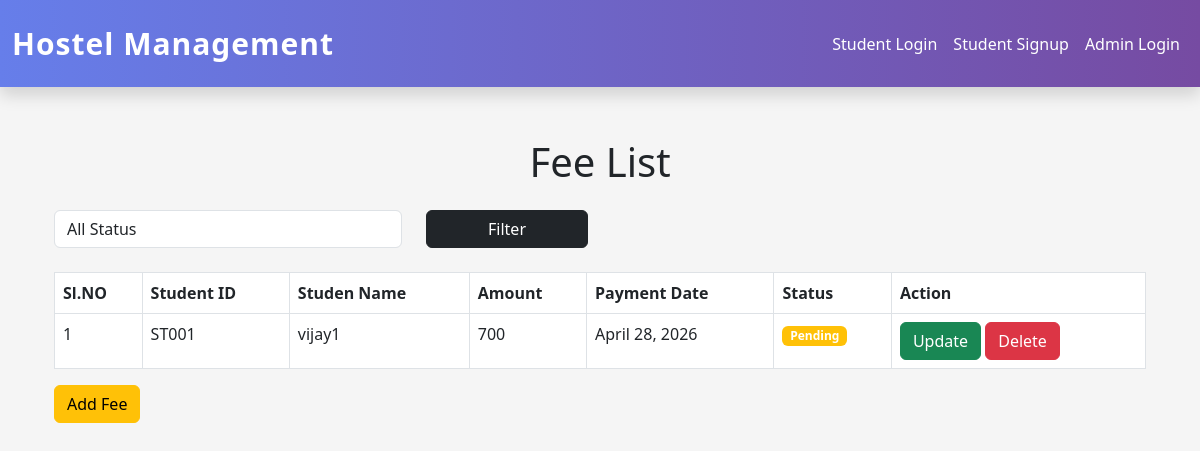
The page /fee-list/ on the database as committed earlier.
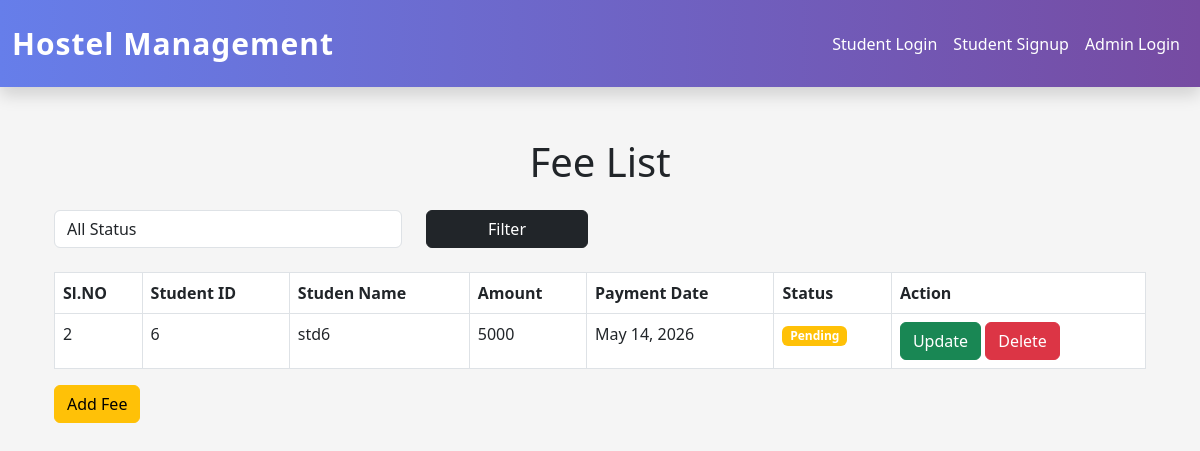
The same page on the database as committed later.
### hostel_app/models.py (models this page shows, shortened)
class Fee(models.Model):
    student = models.ForeignKey(
        Student,
        on_delete=models.CASCADE
    )
    amount = models.IntegerField()
    payment_date = models.DateField()
    status = models.CharField(
        max_length=20
    )

class Student(models.Model):
    student_id = models.CharField(
        max_length=20
    )
    student_name = models.CharField(max_length=100)
    email = models.EmailField(unique=True)
    phone_number = models.CharField(max_length=15)
    course = models.CharField(max_length=100)
    year = models.IntegerField()
    def __str__(self):
        return self.student_name

### hostel_app/views.py (the view)
def fee_list(request):
    fees = Fee.objects.all()
    status = request.GET.get('status')
    if status:
        fees = fees.filter(status=status)
    context = {
        "fees": fees
    }
    return render(
        request,
        "fees/fee_list.html",
        context
    )

### hostel_app/templates/fees/fee_list.html (shortened to what this page needs)
{% extends 'master.html' %}
{% block content %}
<div class="container mt-5">
    <h1 class="text-center mb-4">
        Fee List
    </h1>
    <form method="GET" class="row mb-4">
    <div class="col-md-4">
        <select
            name="status"
            class="form-control"
        >
            <option value="">
                All Status
            </option>
        </select>
    </div>
    <div class="col-md-2">
        <button
            type="submit"
            class="btn btn-dark w-100"
        >
            Filter
        </button>
    </div>
</form>
    <table class="table table-bordered">
        <tr>
            <th>Sl.NO</th>
            <th>Student ID</th>
            <th>Studen Name</th>
            <th>Amount</th>
            <th>Payment Date</th>
            <th>Status</th>
            <th>Action</th>
        </tr>
        {% for fee in fees %}
        <tr>
            <td>{{ fee.id }}</td>
            <td>{{ fee.student.student_id }}</td>
            <td>{{ fee.student }}</td>
            <td>{{ fee.amount }}</td>
            <td>{{ fee.payment_date }}</td>
            <td>
    {% if fee.status == "paid" %}
        <span class="badge bg-primary">
            Paid
        </span>
    {% else %}
        <span class="badge bg-warning">
            Pending
        </span>
    {% endif %}
</td>
            <td>
                <a
                    href="{% url 'update-fee' fee.id %}"
                    class="btn btn-success"
                >
                    Update
                </a>
                <a
                    href="{% url 'delete-fee' fee.id %}"
                    class="btn btn-danger"
                >
                    Delete
                </a>
            </td>
        </tr>
        {% endfor %}
    </table>
    <a
    href="{% url 'add-fee' %}"
    class="btn btn-warning"
>
    Add Fee
</a>
</div>
{% endblock %}

Rows that differ between the two databases and show on the page:
removed Fee: id "1", student.student_id "ST001", student "vijay1", amount "700", payment_date "April 28, 2026", status "Pending"
added Fee: id "2", student.student_id "6", student "std6", amount "5000", payment_date "May 14, 2026", status "Pending"
